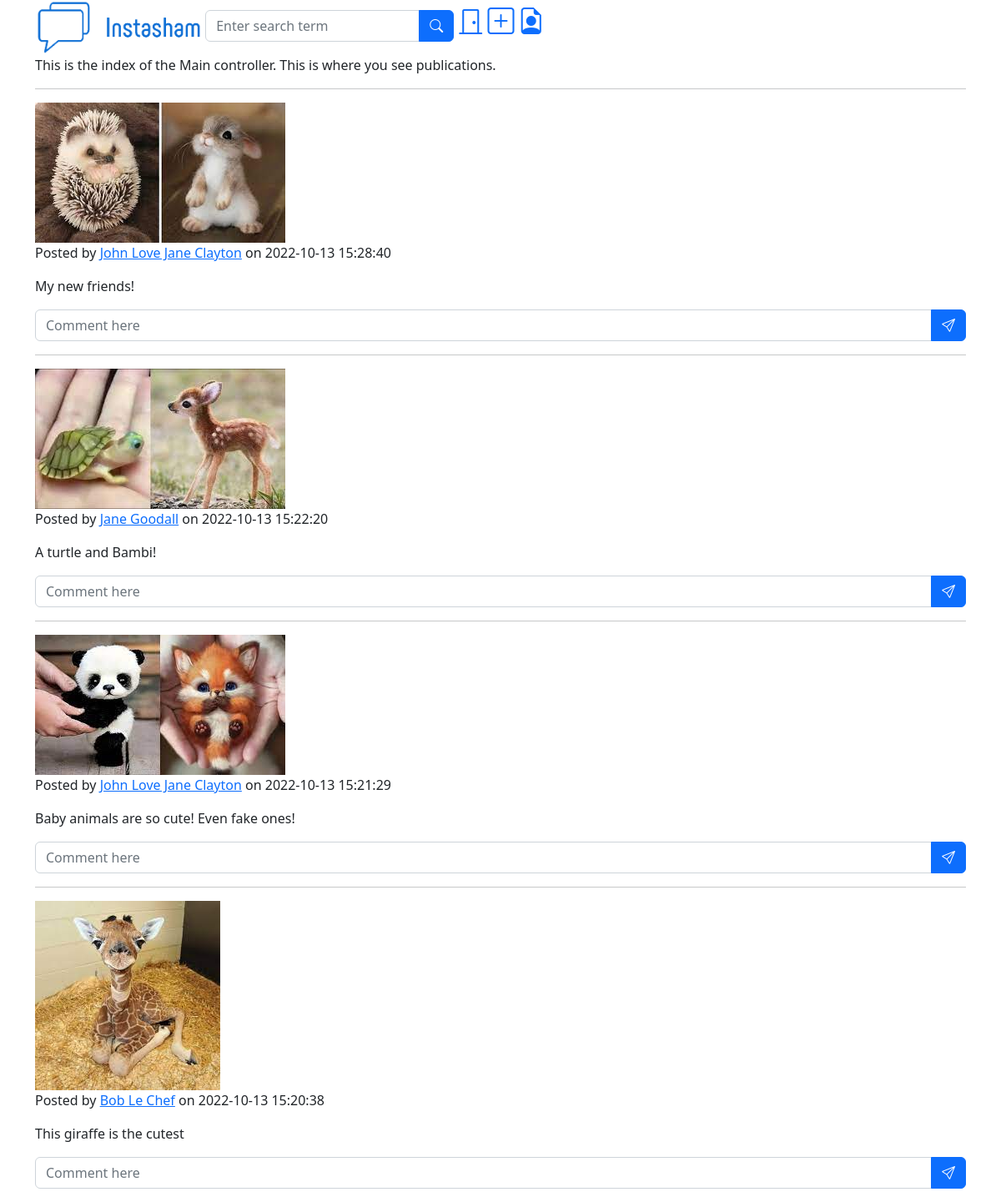
The page / on the database its author committed.
### tables this page shows
CREATE TABLE `publication` (
  `publication_id` int(11) NOT NULL,
  `profile_id` int(11) NOT NULL,
  `picture` varchar(128) NOT NULL,
  `caption` text NOT NULL,
  `date_time` datetime NOT NULL DEFAULT current_timestamp()
);

CREATE TABLE `profile` (
  `profile_id` int(11) NOT NULL,
  `first_name` varchar(50) NOT NULL,
  `middle_name` varchar(50) NOT NULL,
  `last_name` varchar(50) NOT NULL,
  `user_id` int(11) NOT NULL
);

### app/core/Controller.php (called while the page is built, shortened)
<?php
class Controller{
	public function view($name, $data = []){
		include('app/views/' . $name . '.php');
	}
}

### app/controllers/Main.php (called while the page is built, shortened)
<?php
class Main extends \app\core\Controller{
	public function index(){
		$publication = new \app\models\Publication();
		$publications = $publication->getAll();
		$this->view('Main/index', $publications);
	}
}

### app/core/App.php (called while the page is built, shortened)
<?php
class App{
	private $method = 'index';
	public function __construct(){
		$url = self::parseUrl();
		$this->controller = new $this->controller;
		$params = $url ? array_values($url) : [];
		call_user_func_array([ $this->controller, $this->method ], $params);
	}
}

### index.php (called while the page is built, shortened)
<?php
	new app\core\App();

### app/models/Publication.php (called while the page is built, shortened)
<?php
class Publication extends \app\core\Model{
	public function getAll(){
		$SQL = "SELECT * FROM publication ORDER BY date_time DESC";
		$STMT = self::$_connection->prepare($SQL);
		$STMT->execute();
		$STMT->setFetchMode(\PDO::FETCH_CLASS, 'app\models\Publication');
		return $STMT->fetchAll();
	}
	public function getProfile(){
		$SQL = "SELECT * FROM profile WHERE profile_id=:profile_id";
		$STMT = self::$_connection->prepare($SQL);
		$STMT->execute(['profile_id'=>$this->profile_id]);
		$STMT->setFetchMode(\PDO::FETCH_CLASS, 'app\models\Profile');
		return $STMT->fetch();
	}
}

### app/core/Model.php (called while the page is built, shortened)
<?php
class Model{
	public function __construct(){
		$server = 'localhost';
		$dbname = 'Instasham';
		$username = 'root';
		$password = '';
	}
}

### app/models/Profile.php (called while the page is built, shortened)
<?php
class Profile extends \app\core\Model{
	public function __toString(){
		return "$this->first_name $this->middle_name $this->last_name";
	}
}

### app/views/Publication/partial.php (the view, shortened to what this page needs)
<div class='jumbotron' id='publication<?=$data->publication_id?>'>
	<hr>
	<?php $profile=$data->getProfile(); ?>
	<a href="/Publication/details/<?=$data->publication_id?>"><img src="/images/<?= $data->picture ?>"></a>
	<p>Posted by <a href='/Profile/details/<?=$profile->profile_id ?>'><?= htmlspecialchars($profile) ?></a> on <?= $data->date_time?><?php
	?></p>
	<p><?=htmlspecialchars($data->caption) ?></p>
<form action='/Comment/add/<?=$data->publication_id?>' method="post">
	<div class="input-group">
		<input class='form-control' type="text" name="comment" placeholder="Comment here" />
	<button type="submit" name='action' class='btn btn-primary'><i class='bi-send'></i></button>
	</div>
</form>
</div>

### app/views/header.php (shortened to what this page needs)
<html>
<head>
<link href="https://cdn.jsdelivr.net/npm/bootstrap@5.2.0/dist/css/bootstrap.min.css" rel="stylesheet">
<link rel="stylesheet" href="https://cdn.jsdelivr.net/npm/bootstrap-icons@1.9.1/font/bootstrap-icons.css">
</head>
<body>
	<div class='container'>
		<a href='/Main/index'><img src="/images/instasham.png" style="max-width: 200px;" /></a>
		<form action="/Main/search" method="get" style='display:inline-block'>
			<div class="input-group">
			    <input type="search" name='search_term' class="form-control" placeholder="Enter search term" />
			  <button type="submit" class="btn btn-primary" value="Search"><i class="bi-search"></i></button>
			</div>
		</form>
		<?php
		if(!isset($_SESSION['user_id'])){?>
			<a href="/User/index"><i style="font-size: 2rem;" class='bi-door-closed' title="Log in"></i></a>
<?php	}else{ ?>
			<a href="/User/logout"><i style="font-size: 2rem;" class='bi-door-open' title='Log out'></i></a>
<?php	}
		?>
		<a href='/Publication/create'><i style="font-size: 2rem;" class='bi-plus-square' title='New publication'></i></a>
		<a href='/Profile/index'><i style="font-size: 2rem;" class='bi-file-earmark-person' title='My Profile'></i></a>

### app/views/Main/index.php
<?php $this->view('header', 'Instasham'); ?>
<p>This is the index of the Main controller. This is where you see publications.</p>
<?php
foreach ($data as $publication) {
	$this->view('Publication/partial', $publication);
}
?>
<?php $this->view('footer'); ?>

### app/views/footer.php
	</div>
</body>
</html>

### rows shown on the page
publication: picture (picture), profile.last_name "John Love Jane Clayton", date_time "2022-10-13 15:28:40", caption "My new friends!"
publication: picture (picture), profile.last_name "Jane Goodall", date_time "2022-10-13 15:22:20", caption "A turtle and Bambi!"
publication: picture (picture), profile.last_name "John Love Jane Clayton", date_time "2022-10-13 15:21:29", caption "Baby animals are so cute! Even fake ones!"
publication: picture (picture), profile.last_name "Bob Le Chef", date_time "2022-10-13 15:20:38", caption "This giraffe is the cutest"
